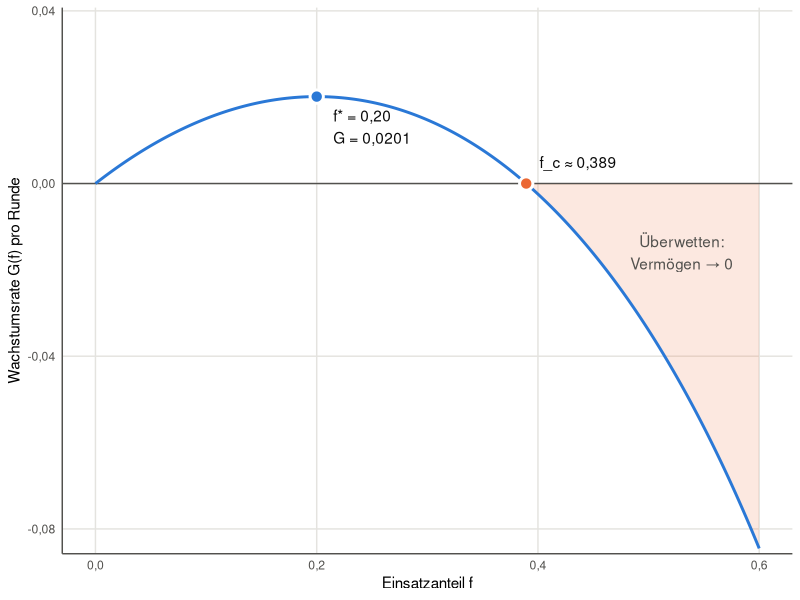
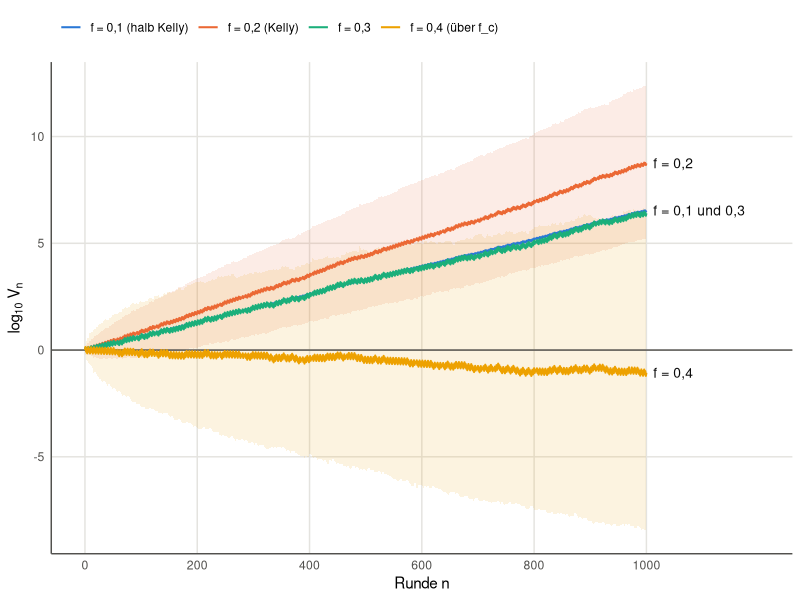
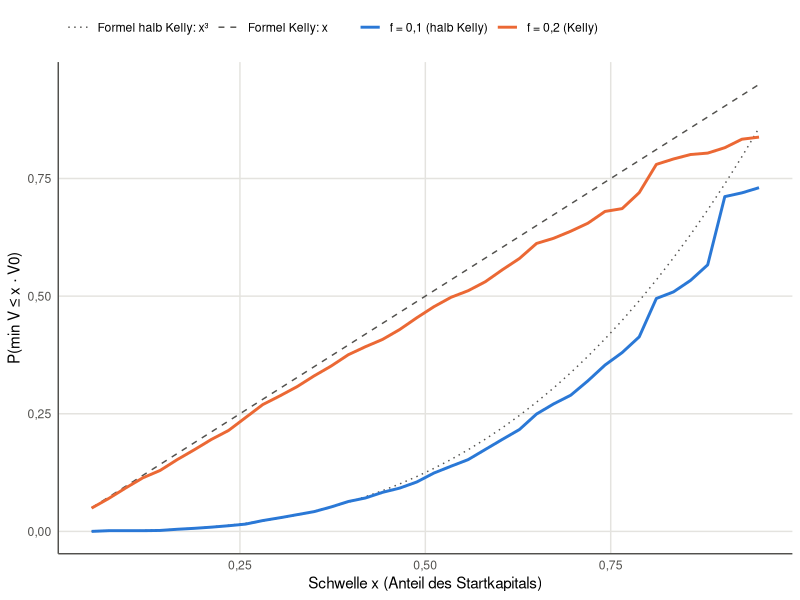
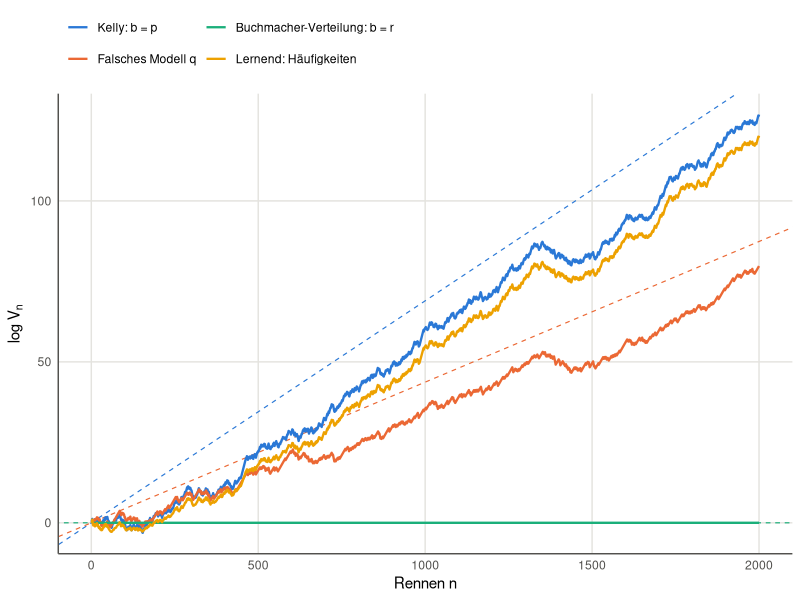
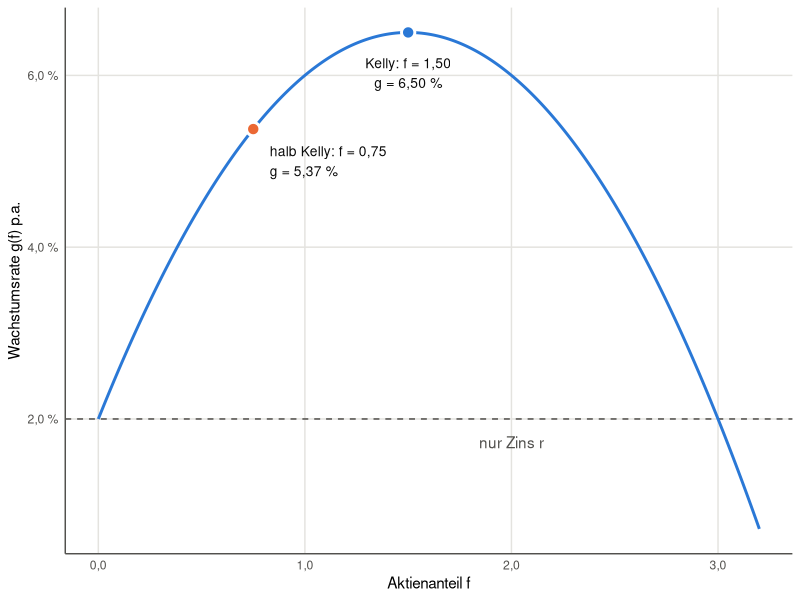

R code for these plots, in order:
## ---- chunk 1
#| label: setup
#| include: false
library(ggplot2)
set.seed(2026)

# Farben (feste Reihenfolge)
pal   <- c("#2a78d6", "#eb6834", "#1baf7a", "#eda100")
INK   <- "#0b0b0b"
MUTED <- "#52514e"

theme_set(
  theme_minimal(base_size = 11) +
    theme(panel.grid.minor = element_blank(),
          panel.grid.major = element_line(colour = "#e4e3df"),
          axis.line = element_line(colour = MUTED),
          axis.text = element_text(colour = MUTED),
          legend.position = "top",
          legend.justification = "left",
          legend.title = element_blank())
)

# Zahl mit deutschem Dezimalkomma
de <- function(x, digits = 2) formatC(x, format = "f", digits = digits, decimal.mark = ",")
## ---- chunk 2
#| label: fig-wachstum
#| fig-cap: "Wachstumsrate $G(f)$ für $p = 0{,}6$, $a = 1$. Das Maximum liegt bei $f^* = 0{,}2$. Ab $f_c \\approx 0{,}39$ ist $G$ negativ: Das Vermögen geht dann f.s. gegen 0, obwohl jede einzelne Wette einen positiven Erwartungswert hat."
#| fig-width: 7.5
#| fig-height: 4.2
p <- 0.6; a <- 1; q <- 1 - p
G <- function(f) p * log1p(f * a) + q * log1p(-f)
f_star <- p - q / a
f_c <- uniroot(G, c(f_star, 1 - 1e-9), tol = 1e-12)$root   # zweite Nullstelle

df <- data.frame(f = seq(0, 0.6, length.out = 400))
df$G <- G(df$f)
pts <- data.frame(f = c(f_star, f_c), G = c(G(f_star), 0), farbe = pal[1:2])

ggplot(df, aes(f, G)) +
  geom_hline(yintercept = 0, colour = MUTED) +
  geom_ribbon(data = subset(df, G < 0), aes(ymin = G, ymax = 0),
              fill = pal[2], alpha = 0.15) +
  geom_line(colour = pal[1], linewidth = 1) +
  geom_point(data = pts, aes(fill = farbe), shape = 21, size = 3.5,
             stroke = 1.5, colour = "white") +
  scale_fill_identity() +
  annotate("text", x = f_star + 0.015, y = G(f_star) - 0.003, hjust = 0, vjust = 1,
           colour = INK, label = paste0("f* = ", de(f_star), "\nG = ", de(G(f_star), 4))) +
  annotate("text", x = f_c + 0.012, y = 0.005, hjust = 0, colour = INK,
           label = paste0("f_c ≈ ", de(f_c, 3))) +
  annotate("text", x = 0.53, y = -0.012, vjust = 1, colour = MUTED,
           label = "Überwetten:\nVermögen → 0") +
  scale_x_continuous(labels = function(v) de(v, 1)) +
  scale_y_continuous(labels = function(v) de(v, 2)) +
  coord_cartesian(ylim = c(-0.08, 0.035)) +
  labs(x = "Einsatzanteil f", y = "Wachstumsrate G(f) pro Runde")
## ---- chunk 3
#| label: fig-pfade
#| fig-cap: "Median von $\\log_{10} V_n$ über 2000 simulierte Pfade (Linien) und das 10 %- bis 90 %-Band für Kelly und $f = 0{,}4$ (Flächen); $p = 0{,}6$, $a = 1$, $V_0 = 1$."
#| fig-width: 7.5
#| fig-height: 4.2
n <- 1000; m <- 2000
X <- matrix(runif(m * n) < p, nrow = m)        # TRUE = Gewinn, Zeile = Pfad
fs <- c(0.1, 0.2, 0.3, 0.4)
labels <- c("f = 0,1 (halb Kelly)", "f = 0,2 (Kelly)", "f = 0,3", "f = 0,4 (über f_c)")

# kumulierte Log-Renditen je Pfad (m x n) für jeden Einsatzanteil
cum_log <- lapply(fs, function(fv) {
  steps <- ifelse(X, log1p(fv * a), log1p(-fv))
  t(apply(steps, 1, cumsum))
})

pfade <- do.call(rbind, lapply(seq_along(fs), function(i) {
  logV <- cbind(0, cum_log[[i]]) / log(10)
  qs <- apply(logV, 2, quantile, probs = c(0.1, 0.5, 0.9))
  data.frame(n = 0:n, lo = qs[1, ], med = qs[2, ], hi = qs[3, ],
             f = fs[i], label = labels[i])
}))
pfade$label <- factor(pfade$label, levels = labels)
ende <- subset(pfade, n == max(n) & f %in% c(0.1, 0.2, 0.4))
ende$text <- c("f = 0,1 und 0,3", "f = 0,2", "f = 0,4")

ggplot(pfade, aes(n, med, colour = label)) +
  geom_ribbon(data = subset(pfade, f %in% c(0.2, 0.4)),
              aes(ymin = lo, ymax = hi, fill = label), colour = NA, alpha = 0.12) +
  geom_hline(yintercept = 0, colour = MUTED) +
  geom_line(linewidth = 0.7) +
  geom_text(data = ende, aes(label = text), hjust = 0, nudge_x = 12,
            colour = INK, size = 3.5) +
  scale_colour_manual(values = setNames(pal, labels)) +
  scale_fill_manual(values = setNames(pal, labels), guide = "none") +
  scale_x_continuous(breaks = seq(0, n, 200), limits = c(0, 1200)) +
  labs(x = "Runde n", y = expression(log[10] ~ V[n]))
## ---- chunk 4
#| label: fig-drawdown
#| fig-cap: "Anteil der simulierten Pfade, deren Vermögen innerhalb von 1000 Runden mindestens einmal unter den Anteil $x$ des Startkapitals fällt, im Vergleich mit der Formel aus der stetigen Näherung."
#| fig-width: 7.5
#| fig-height: 4.2
xs <- seq(0.05, 0.95, length.out = 40)
dd <- do.call(rbind, lapply(1:2, function(i) {
  run_min <- pmin(0, apply(cum_log[[i]], 1, min))
  data.frame(x = xs, prob = sapply(xs, function(x) mean(run_min <= log(x))),
             label = labels[i])
}))
formel <- rbind(data.frame(x = xs, prob = xs,   label = "Formel Kelly: x"),
                data.frame(x = xs, prob = xs^3, label = "Formel halb Kelly: x³"))

ggplot(dd, aes(x, prob)) +
  geom_line(data = formel, aes(linetype = label), colour = MUTED) +
  geom_line(aes(colour = label), linewidth = 1) +
  scale_colour_manual(values = setNames(pal[1:2], labels[1:2])) +
  scale_linetype_manual(values = c("Formel Kelly: x" = "dashed", "Formel halb Kelly: x³" = "dotted")) +
  scale_x_continuous(labels = function(v) de(v, 2)) +
  scale_y_continuous(labels = function(v) de(v, 2)) +
  labs(x = "Schwelle x (Anteil des Startkapitals)", y = "P(min V ≤ x · V0)")
## ---- chunk 5
#| label: fig-pferde
#| fig-cap: "Ein simulierter Verlauf von $\\log V_n$ über 2000 Rennen mit $p = (0{,}5;\\ 0{,}3;\\ 0{,}2)$ und fairen Quoten zur Gleichverteilung $r$ ($o_i = 3$). Gestrichelt: die theoretischen Geraden $n \\cdot W(b)$."
#| fig-width: 7.5
#| fig-height: 4.2
p_w <- c(0.5, 0.3, 0.2)
r_w <- rep(1/3, 3)
o_w <- 1 / r_w
KL  <- function(p, q) sum(ifelse(p > 0, p * log(p / q), 0))
n_r <- 2000
X_r <- sample(1:3, n_r, replace = TRUE, prob = p_w)

strategien <- list(
  "Kelly: b = p"                 = p_w,
  "Falsches Modell q"            = c(0.4, 0.4, 0.2),
  "Buchmacher-Verteilung: b = r" = r_w
)
pfad <- function(b) cumsum(log(b[X_r] * o_w[X_r]))

# lernender Spieler: Häufigkeiten der bisherigen Rennen, mit +1 geglättet (Laplace)
zaehler <- matrix(1, nrow = n_r, ncol = 3)
for (k in 2:n_r) {
  zaehler[k, ] <- zaehler[k - 1, ]
  zaehler[k, X_r[k - 1]] <- zaehler[k, X_r[k - 1]] + 1
}
b_lern <- zaehler / rowSums(zaehler)
lern <- cumsum(log(b_lern[cbind(1:n_r, X_r)] * o_w[X_r]))

namen <- c(names(strategien), "Lernend: Häufigkeiten")
df_p <- rbind(
  do.call(rbind, lapply(names(strategien), function(s)
    data.frame(n = 1:n_r, logV = pfad(strategien[[s]]), name = s))),
  data.frame(n = 1:n_r, logV = lern, name = namen[4])
)
df_p$name <- factor(df_p$name, levels = namen)
W <- c(sapply(strategien, function(b) KL(p_w, r_w) - KL(p_w, b)), KL(p_w, r_w))
theo <- data.frame(name = factor(namen, levels = namen), W = W)[1:3, ]  # Lernend hat dieselbe Rate wie Kelly

ggplot(df_p, aes(n, logV, colour = name)) +
  geom_abline(data = theo, aes(intercept = 0, slope = W, colour = name),
              linetype = "dashed", linewidth = 0.4, show.legend = FALSE) +
  geom_line(linewidth = 0.8) +
  scale_colour_manual(values = setNames(pal, namen)) +
  labs(x = "Rennen n", y = expression(log ~ V[n])) +
  guides(colour = guide_legend(nrow = 2))
## ---- chunk 6
#| label: tbl-pferde
#| tbl-cap: "Theoretische Wachstumsraten $W(b) = D(p \\Vert r) - D(p \\Vert b)$ und in der Simulation beobachtete $\\frac1n \\log V_n$ nach 2000 Rennen."
data.frame(
  Strategie = namen,
  `D(p || b)` = c(sapply(strategien, function(b) de(KL(p_w, b), 4)), "→ 0"),
  `W(b)` = de(W, 4),
  `beobachtet` = de(c(sapply(strategien, function(b) tail(pfad(b), 1)), tail(lern, 1)) / n_r, 4),
  check.names = FALSE
) |> knitr::kable(align = "lrrr", row.names = FALSE)
## ---- chunk 7
#| label: fig-merton
#| fig-cap: "Wachstumsrate $g(f)$ für $\\mu = 8\\,\\%$, $r = 2\\,\\%$, $\\sigma = 20\\,\\%$. Kelly empfiehlt hier $f^* = 1{,}5$, also 150 % in Aktien, finanziert mit Kredit."
#| fig-width: 7.5
#| fig-height: 4.2
mu <- 0.08; r <- 0.02; sigma <- 0.20
g <- function(f) r + f * (mu - r) - 0.5 * f^2 * sigma^2
fstar <- (mu - r) / sigma^2

df <- data.frame(f = seq(0, 3.2, length.out = 400))
df$g <- g(df$f)
pts <- data.frame(f = c(fstar, fstar / 2), farbe = pal[c(1, 2)],
                  name = c("Kelly", "halb Kelly"))
pts$g <- g(pts$f)
pts$text <- paste0(pts$name, ": f = ", de(pts$f), "\ng = ", de(100 * pts$g), " %")

ggplot(df, aes(f, g)) +
  geom_hline(yintercept = r, colour = MUTED, linetype = "dashed") +
  annotate("text", x = 2, y = r - 0.002, vjust = 1, colour = MUTED, label = "nur Zins r") +
  geom_line(colour = pal[1], linewidth = 1) +
  geom_point(data = pts, aes(fill = farbe), shape = 21, size = 3.5,
             stroke = 1.5, colour = "white") +
  scale_fill_identity() +
  geom_text(data = pts, aes(label = text), colour = INK, size = 3.5,
            hjust = c(0.5, 0), vjust = 1, nudge_x = c(0, 0.08), nudge_y = c(-0.003, -0.002)) +
  scale_x_continuous(labels = function(v) de(v, 1)) +
  scale_y_continuous(labels = function(v) paste(de(100 * v, 1), "%")) +
  labs(x = "Aktienanteil f", y = "Wachstumsrate g(f) p.a.")
